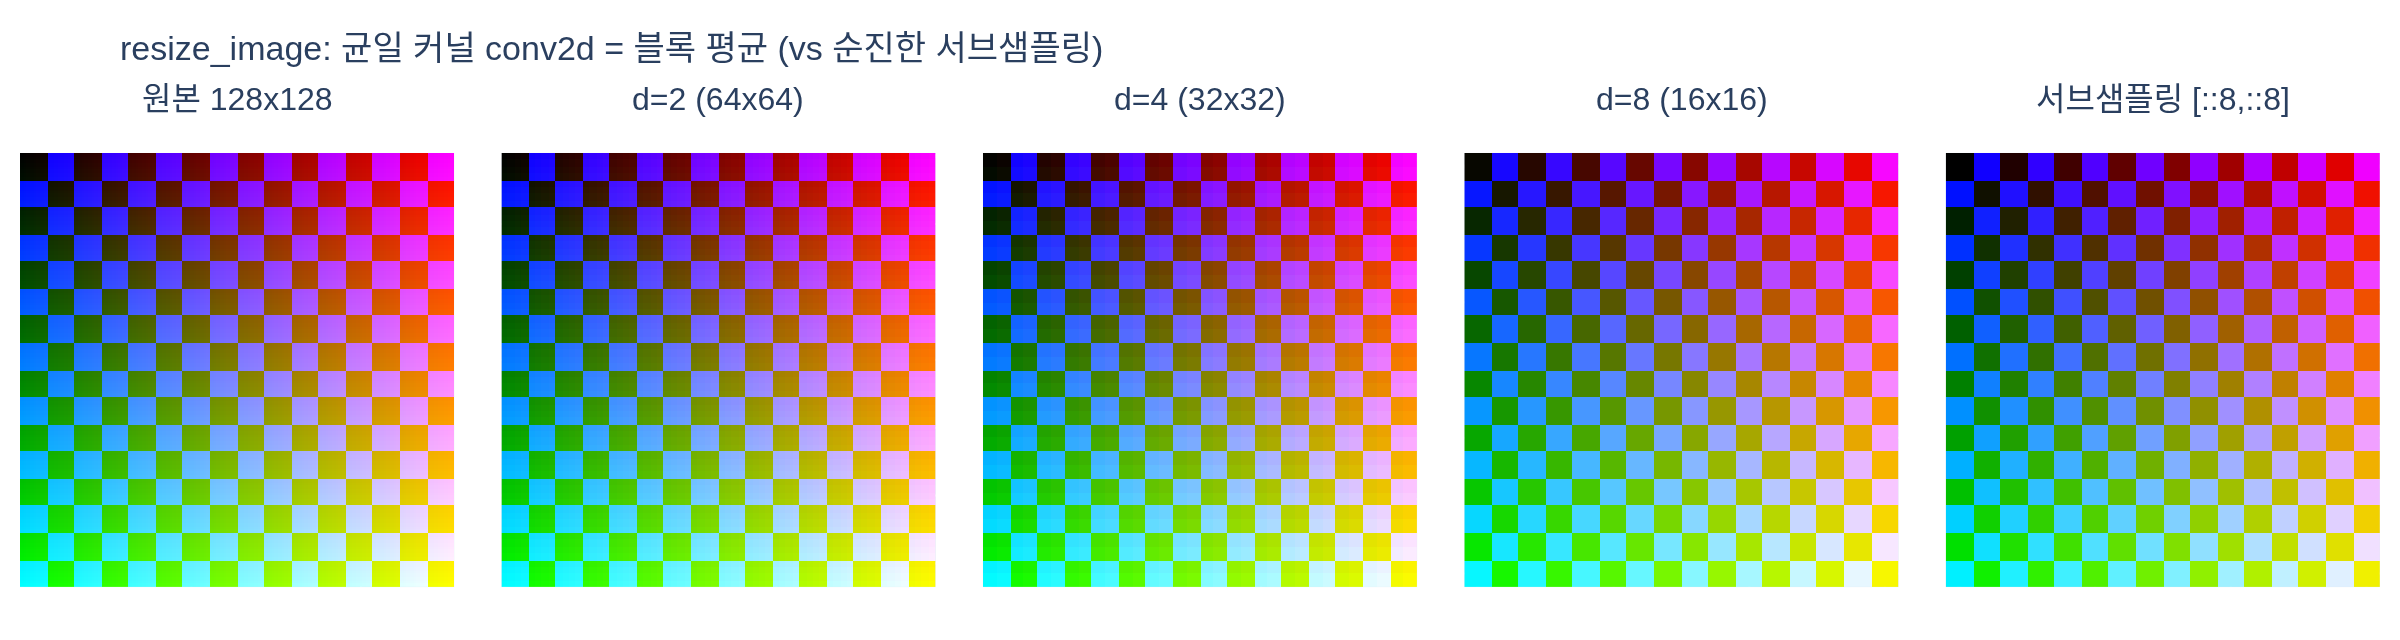

The script that drew this image:
# %% [markdown]
# # splatfacto의 `resize_image` — conv2d로 구현한 'area' 다운스케일
#
# splatfacto.py(49–62행)의 `resize_image(image, d)`는 [H, W, C] 이미지를
# [H//d, W//d, C]로 줄인다. 핵심 아이디어:
#
# - 모든 원소가 $\frac{1}{d \times d}$ 인 $d \times d$ **균일 가중치 커널**을 만들고
# - 이를 **stride $d$** 의 `conv2d`로 적용한다.
#
# 출력 픽셀 하나는 겹치지 않는 $d \times d$ 블록의 값을 커널과 곱해 더한 것이므로
#
# $$\text{out}[i,j] = \sum_{p=0}^{d-1}\sum_{q=0}^{d-1} \frac{1}{d^2}\,
# \text{in}[di+p,\; dj+q] = \underbrace{\frac{1}{d^2}\sum_{p,q} \text{in}[di+p, dj+q]}_{d\times d \text{ 블록 평균}}$$
#
# 즉 **블록 평균(block-wise mean)** 이고, 이는 정수 배율 축소에서 OpenCV의
# `INTER_AREA` 보간과 정확히 같다. $d$는 2, 4, 8 같은 2의 거듭제곱이어야 한다
# (H, W가 $d$로 나누어떨어져야 블록이 딱 맞음).

# %%
# 필요 패키지: torch, numpy, plotly, kaleido, opencv-python(선택)
import numpy as np
import torch
import torch.nn.functional as tf


def _show(fig):
    try:
        from IPython import get_ipython
        if get_ipython() is not None:  # VSCode 셀/Jupyter에서만 렌더링
            fig.show()
    except ImportError:
        pass


# splatfacto.py 49-62행 원본 그대로
def resize_image(image: torch.Tensor, d: int):
    """
    Downscale images using the same 'area' method in opencv

    :param image shape [H, W, C]
    :param d downscale factor (must be 2, 4, 8, etc.)

    return downscaled image in shape [H//d, W//d, C]
    """
    image = image.to(torch.float32)
    weight = (1.0 / (d * d)) * torch.ones((1, 1, d, d), dtype=torch.float32, device=image.device)
    return tf.conv2d(image.permute(2, 0, 1)[:, None, ...], weight, stride=d).squeeze(1).permute(1, 2, 0)


# %% [markdown]
# ## 1. 가장 작은 예제: 4×4 단일 채널, d=2
#
# 2×2 블록 4개가 각각 평균으로 접히는지 눈으로 확인한다.

# %%
tiny = torch.arange(16, dtype=torch.float32).reshape(4, 4, 1)
print("입력 4x4:\n", tiny[..., 0])
out = resize_image(tiny, 2)
print("resize_image(d=2) -> shape", tuple(out.shape))
print(out[..., 0])
# 좌상단 블록 [[0,1],[4,5]]의 평균 = (0+1+4+5)/4 = 2.5
# 출력:
# 입력 4x4:
#  tensor([[ 0.,  1.,  2.,  3.],
#         [ 4.,  5.,  6.,  7.],
#         [ 8.,  9., 10., 11.],
#         [12., 13., 14., 15.]])
# resize_image(d=2) -> shape (2, 2, 1)
# tensor([[ 2.5000,  4.5000],
#         [10.5000, 12.5000]])

# %% [markdown]
# ## 2. 블록 평균과의 동치 검증
#
# `reshape(H//d, d, W//d, d, C).mean(dim=(1, 3))` 으로 만든 명시적 블록 평균과
# conv2d 결과가 같은지 확인한다. 커널이 균일하고 stride가 커널 크기와 같으니
# 두 계산은 수식상 동일해야 한다.

# %%
torch.manual_seed(0)
H, W, C = 64, 96, 3
img = torch.rand(H, W, C)

for d in (2, 4, 8):
    conv_out = resize_image(img, d)
    block_mean = img.reshape(H // d, d, W // d, d, C).mean(dim=(1, 3))
    diff = (conv_out - block_mean).abs().max().item()
    print(f"d={d}: shape {tuple(conv_out.shape)}, |conv2d - 블록평균| 최대 = {diff:.2e}")
# 출력:
# d=2: shape (32, 48, 3), |conv2d - 블록평균| 최대 = 5.96e-08
# d=4: shape (16, 24, 3), |conv2d - 블록평균| 최대 = 1.19e-07
# d=8: shape (8, 12, 3), |conv2d - 블록평균| 최대 = 1.79e-07
# -> float32 반올림 오차 수준으로 완전히 일치

# %% [markdown]
# ## 3. OpenCV `INTER_AREA`와의 동치 검증
#
# 정수 배율 축소에서 `cv2.resize(..., interpolation=cv2.INTER_AREA)`는
# 정확히 블록 평균이다. docstring의 "same 'area' method in opencv" 주장을 확인한다.

# %%
try:
    import cv2

    np_img = img.numpy()
    for d in (2, 4, 8):
        cv_out = cv2.resize(np_img, (W // d, H // d), interpolation=cv2.INTER_AREA)
        conv_out = resize_image(img, d).numpy()
        diff = np.abs(cv_out - conv_out).max()
        print(f"d={d}: |cv2.INTER_AREA - resize_image| 최대 = {diff:.2e}")
except ImportError:
    print("opencv 미설치 — 이 셀은 건너뜀")
# 출력:
# d=2: |cv2.INTER_AREA - resize_image| 최대 = 0.00e+00
# d=4: |cv2.INTER_AREA - resize_image| 최대 = 1.19e-07
# d=8: |cv2.INTER_AREA - resize_image| 최대 = 1.79e-07
# -> INTER_AREA와도 반올림 오차 수준으로 일치

# %% [markdown]
# ## 4. 왜 채널별로 따로 conv 하는가 — permute 트릭
#
# `conv2d`의 기본 동작은 입력 채널들을 **합쳐서** 출력 하나를 만든다.
# RGB를 섞으면 안 되므로, 원본 코드는
# `image.permute(2, 0, 1)[:, None, ...]` 로 [H, W, C] → [C, 1, H, W] 를 만들어
# **채널을 배치 차원으로** 보낸다. 커널은 [1, 1, d, d] 하나뿐이라 세 채널이
# 같은 균일 커널로 독립적으로 처리되고, 마지막에 `[C, H//d, W//d]` →
# `permute(1, 2, 0)` 으로 [H//d, W//d, C]로 되돌린다.

# %%
d = 4
x = img.permute(2, 0, 1)[:, None, ...]  # [C=3, 1, H, W]: 채널이 배치가 됨
print("conv2d 입력 shape:", tuple(x.shape))
w = (1.0 / (d * d)) * torch.ones((1, 1, d, d))
y = tf.conv2d(x, w, stride=d)
print("conv2d 출력 shape:", tuple(y.shape), "-> squeeze/permute 후:",
      tuple(y.squeeze(1).permute(1, 2, 0).shape))
# 출력:
# conv2d 입력 shape: (3, 1, 64, 96)
# conv2d 출력 shape: (3, 1, 16, 24) -> squeeze/permute 후: (16, 24, 3)

# %% [markdown]
# ## 5. 시각화: 체커보드 + 그라디언트 이미지의 단계적 다운스케일
#
# 고주파(체커보드)가 평균화로 회색으로 뭉개지는 것이 area 방식의 특징이다.
# 단순 서브샘플링(`img[::d, ::d]`)이었다면 체커보드의 한 색만 남는 앨리어싱이 생긴다.

# %%
import plotly.graph_objects as go
from plotly.subplots import make_subplots

# 테스트 이미지: R = 가로 그라디언트, G = 세로 그라디언트, B = 8px 체커보드
H2 = W2 = 128
yy, xx = torch.meshgrid(torch.arange(H2), torch.arange(W2), indexing="ij")
checker = (((yy // 8) + (xx // 8)) % 2).float()
demo = torch.stack([xx / (W2 - 1), yy / (H2 - 1), checker], dim=-1)  # [128,128,3]

sub = demo[::8, ::8]  # 순진한 서브샘플링 (비교용)
scales = [("원본 128x128", demo), ("d=2 (64x64)", resize_image(demo, 2)),
          ("d=4 (32x32)", resize_image(demo, 4)), ("d=8 (16x16)", resize_image(demo, 8)),
          ("서브샘플링 [::8,::8]", sub)]

fig = make_subplots(rows=1, cols=5, subplot_titles=[t for t, _ in scales],
                    horizontal_spacing=0.02)
for i, (_, im) in enumerate(scales, start=1):
    rgb = (im.clamp(0, 1) * 255).to(torch.uint8).numpy()
    fig.add_trace(go.Image(z=rgb), row=1, col=i)
    fig.update_xaxes(showticklabels=False, row=1, col=i)
    fig.update_yaxes(showticklabels=False, row=1, col=i)
fig.update_layout(width=1200, height=320, margin=dict(l=10, r=10, t=60, b=10),
                  title_text="resize_image: 균일 커널 conv2d = 블록 평균 (vs 순진한 서브샘플링)")
_show(fig)

import os
_png = os.path.join(os.path.dirname(os.path.abspath(__file__)), "expy.png")
fig.write_image(_png, scale=2)
print("saved:", _png)
# 출력:
# saved: .../.fm/hints/5c172774-7730-4be5-8d94-65f29974d5d6/expy.png
# d=8에서 B 채널 체커보드(8px 격자)는 블록마다 0/1이 반씩 섞여 정확히 0.5(회색)로 수렴.
# 반면 서브샘플링은 각 블록의 한 픽셀만 집으므로 체커보드의 한 색(파랑 성분 0)만 남는다.

# %% [markdown]
# ## 정리
#
# - `resize_image(image, d)` = $d \times d$ 균일 커널($1/d^2$)을 stride $d$로 conv2d
#   → 겹치지 않는 블록 평균 → OpenCV `INTER_AREA`(정수 배율)와 동일.
# - 채널은 배치 차원으로 옮겨 독립 처리([H,W,C] → [C,1,H,W] → conv → [H//d,W//d,C]).
# - $d$는 2의 거듭제곱(2, 4, 8, ...)이어야 하며, 평균화 덕분에 앨리어싱 없이 축소된다.
